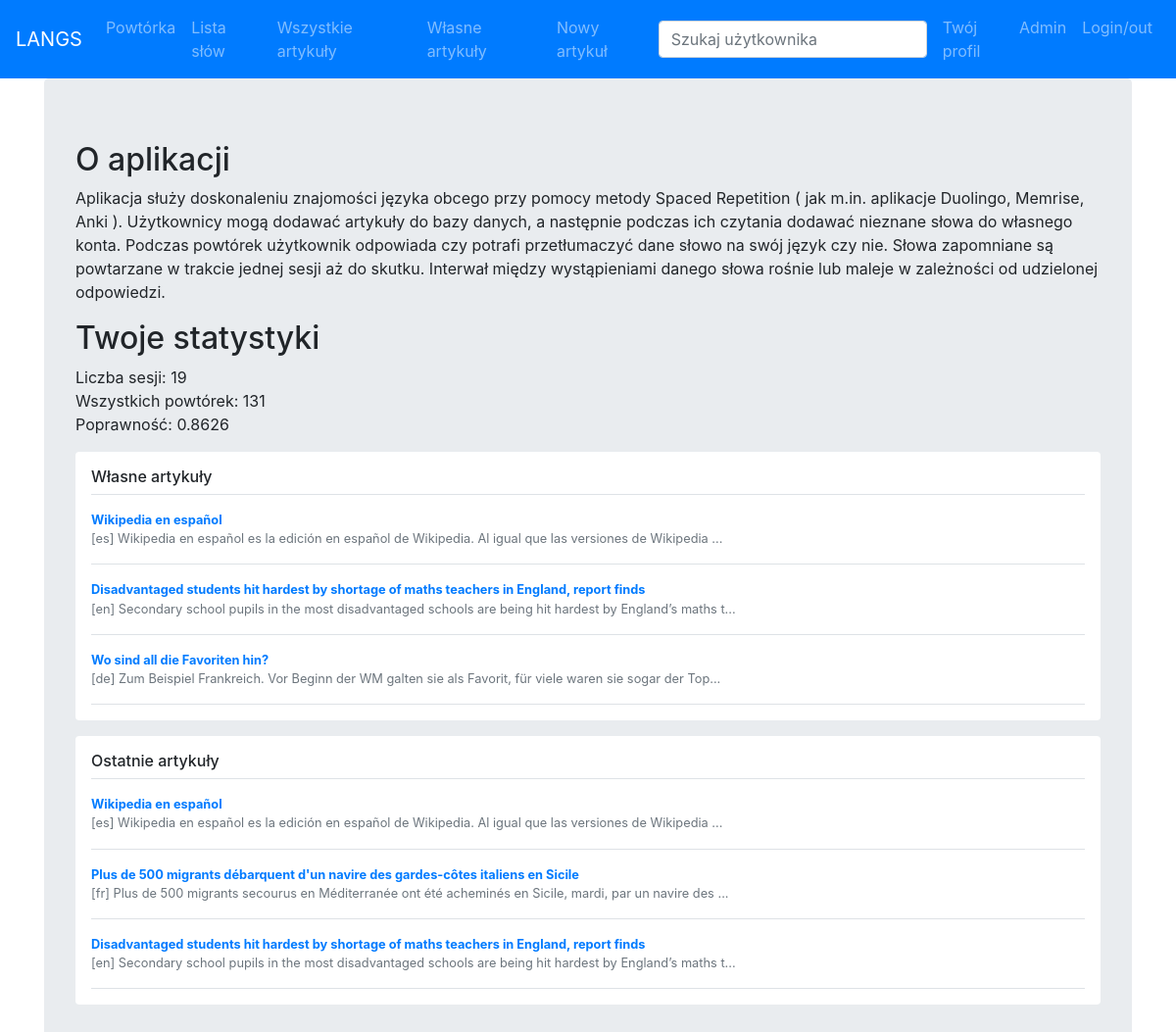
The app's page / (signed in) with its own data.
### learn/models.py (models this page shows)
class Statistics(models.Model):
    user = models.ForeignKey(User, on_delete=models.CASCADE)
    srs_sessions = models.PositiveIntegerField(default=0)
    wrong_guesses = models.PositiveIntegerField(default=0)
    total_reviews = models.PositiveIntegerField(default=0)
    @property
    def correctness(self):
        if self.total_reviews == 0:
            return "N/A"
        return round(1.0-(self.wrong_guesses/self.total_reviews),4)

class Article(models.Model):
    uploader = models.ForeignKey(User, on_delete=models.CASCADE)
    language = models.CharField(max_length=8)
    title = models.TextField()
    contents = models.TextField()

### learn/views.py (the view)
# urls.py: path('', views.index),
@login_required(redirect_field_name=None)
def index(request):
    if not request.user.is_authenticated:
        return HttpResponseRedirect('/login')
    template = loader.get_template('index.html')
    own_articles = [ (a.id, a.language, a.title, a.contents[0:100]+"...") for a in Article.objects.filter(uploader=request.user)[::-1][0:3]]
    latest_articles = [ (a.id, a.language, a.title, a.contents[0:100]+"...") for a in Article.objects.all()[::-1][0:3]]
    s = Statistics.objects.get(user=request.user)
    context = {
        'own_articles' : own_articles,
        'latest_articles' : latest_articles,
        'stats' : s,
    }
    return HttpResponse(template.render(context, request))

### learn/templates/index.html
{% extends "main_frame.html" %}
{% block contents %}
<h2> O aplikacji </h2>
<p>Aplikacja służy doskonaleniu znajomości języka obcego przy pomocy metody Spaced Repetition ( jak m.in. aplikacje Duolingo, Memrise, Anki ).
Użytkownicy mogą dodawać artykuły do bazy danych, a następnie podczas ich czytania dodawać nieznane słowa do własnego konta.
Podczas powtórek użytkownik odpowiada czy potrafi przetłumaczyć dane słowo na swój język czy nie.
Słowa zapomniane są powtarzane w trakcie jednej sesji aż do skutku.
Interwał między wystąpieniami danego słowa rośnie lub maleje w zależności od udzielonej odpowiedzi.
</p>
<h2> Twoje statystyki </h2>
Liczba sesji: {{ stats.srs_sessions }}<br>
Wszystkich powtórek: {{ stats.total_reviews }}<br>
Poprawność: {{ stats.correctness }}<br>
<div class="my-3 p-3 bg-white rounded box-shadow">
  <h6 class="border-bottom border-gray pb-2 mb-0">Własne artykuły </h6>
  {% for i, lang, title, beginning in own_articles %}
  <div class="media text-muted pt-3">
    <p class="media-body pb-3 mb-0 small lh-125 border-bottom border-gray">
    <a href="/article/{{ i }}">
      <strong class="d-block text-gray-dark">{{ title }}</strong>
    </a>
    [{{lang}}]
    {{ beginning }}
    </p>
  </div>
  {% endfor %}
</div>
<div class="my-3 p-3 bg-white rounded box-shadow">
  <h6 class="border-bottom border-gray pb-2 mb-0">Ostatnie artykuły</h6>
  {% for i, lang, title, beginning in latest_articles %}
  <div class="media text-muted pt-3">
    <p class="media-body pb-3 mb-0 small lh-125 border-bottom border-gray">
    <a href="/article/{{ i }}">
      <strong class="d-block text-gray-dark">{{ title }}</strong>
    </a>
    [{{lang}}]
    {{ beginning }}
    </p>
  </div>
  {% endfor %}
</div>
{% endblock %}

### records on screen
Statistics: srs_sessions "19", total_reviews "131", correctness "0.8626"
Article: own_articles "Wikipedia en español", own_articles "es", latest_articles "Wikipedia en español", latest_articles "es"
Article: own_articles "Disadvantaged students hit hardest by shortage of maths teachers in England, report finds", own_articles "en", latest_articles "Disadvantaged students hit hardest by shortage of maths teachers in England, report finds", latest_articles "en"
Article: own_articles "Wo sind all die Favoriten hin?", own_articles "de"
Article: latest_articles "Plus de 500 migrants débarquent d'un navire des gardes-côtes italiens en Sicile", latest_articles "fr"

### other values on screen
{{ beginning }} "Wikipedia en español es la edición en español de Wikipedia. Al igual que las versiones de Wikipedia ..." "Secondary school pupils in the most disadvantaged schools are being hit hardest by England’s maths t..." "Zum Beispiel Frankreich. Vor Beginn der WM galten sie als Favorit, für viele waren sie sogar der Top..."
{{ beginning }} "Wikipedia en español es la edición en español de Wikipedia. Al igual que las versiones de Wikipedia ..." "Plus de 500 migrants secourus en Méditerranée ont été acheminés en Sicile, mardi, par un navire des ..." "Secondary school pupils in the most disadvantaged schools are being hit hardest by England’s maths t..."
